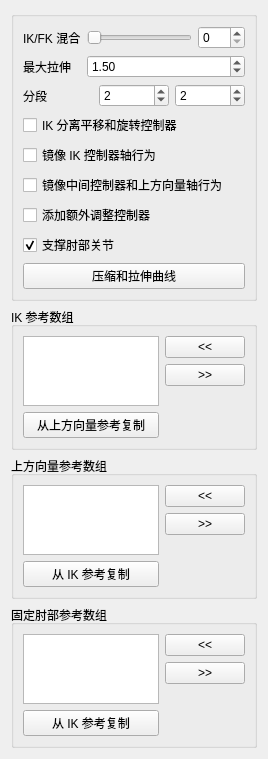
<?xml version="1.0" encoding="UTF-8"?>
<ui version="4.0">
 <class>Form</class>
 <widget class="QWidget" name="Form">
  <property name="geometry">
   <rect>
    <x>0</x>
    <y>0</y>
    <width>268</width>
    <height>699</height>
   </rect>
  </property>
  <property name="windowTitle">
   <string>表单</string>
  </property>
  <layout class="QGridLayout" name="gridLayout">
   <item row="0" column="0">
    <widget class="QGroupBox" name="groupBox">
     <property name="title">
      <string/>
     </property>
     <layout class="QGridLayout" name="gridLayout_2">
      <item row="0" column="0">
       <layout class="QVBoxLayout" name="verticalLayout">
        <item>
         <layout class="QFormLayout" name="formLayout">
          <property name="fieldGrowthPolicy">
           <enum>QFormLayout::AllNonFixedFieldsGrow</enum>
          </property>
          <item row="0" column="0">
           <widget class="QLabel" name="ikfk_label">
            <property name="text">
             <string>IK/FK 混合</string>
            </property>
           </widget>
          </item>
          <item row="0" column="1">
           <layout class="QHBoxLayout" name="horizontalLayout_3">
            <item>
             <widget class="QSlider" name="ikfk_slider">
              <property name="minimumSize">
               <size>
                <width>0</width>
                <height>15</height>
               </size>
              </property>
              <property name="maximum">
               <number>100</number>
              </property>
              <property name="orientation">
               <enum>Qt::Horizontal</enum>
              </property>
             </widget>
            </item>
            <item>
             <widget class="QSpinBox" name="ikfk_spinBox">
              <property name="maximum">
               <number>100</number>
              </property>
             </widget>
            </item>
           </layout>
          </item>
          <item row="1" column="0">
           <widget class="QLabel" name="maxStretch_label">
            <property name="sizePolicy">
             <sizepolicy hsizetype="MinimumExpanding" vsizetype="MinimumExpanding">
              <horstretch>0</horstretch>
              <verstretch>0</verstretch>
             </sizepolicy>
            </property>
            <property name="text">
             <string>最大拉伸</string>
            </property>
           </widget>
          </item>
          <item row="1" column="1">
           <widget class="QDoubleSpinBox" name="maxStretch_spinBox">
            <property name="sizePolicy">
             <sizepolicy hsizetype="MinimumExpanding" vsizetype="Fixed">
              <horstretch>0</horstretch>
              <verstretch>0</verstretch>
             </sizepolicy>
            </property>
            <property name="minimum">
             <double>1.000000000000000</double>
            </property>
            <property name="value">
             <double>1.500000000000000</double>
            </property>
           </widget>
          </item>
         </layout>
        </item>
        <item>
         <layout class="QHBoxLayout" name="horizontalLayout">
          <item>
           <widget class="QLabel" name="divisions_label">
            <property name="text">
             <string>分段</string>
            </property>
           </widget>
          </item>
          <item>
           <widget class="QSpinBox" name="div0_spinBox">
            <property name="minimum">
             <number>0</number>
            </property>
            <property name="value">
             <number>2</number>
            </property>
           </widget>
          </item>
          <item>
           <widget class="QSpinBox" name="div1_spinBox">
            <property name="minimum">
             <number>0</number>
            </property>
            <property name="value">
             <number>2</number>
            </property>
           </widget>
          </item>
         </layout>
        </item>
        <item>
         <widget class="QCheckBox" name="ikTR_checkBox">
          <property name="text">
           <string>IK 分离平移和旋转控制器</string>
          </property>
         </widget>
        </item>
        <item>
         <widget class="QCheckBox" name="mirrorIK_checkBox">
          <property name="toolTip">
           <string extracomment="This option set the axis of the mid CTL (elbow) and the up vector control to move in a mirror behaviour ">设置中间控制器(肘部)和上方向向量控制器以镜像方式移动的轴行为 </string>
          </property>
          <property name="statusTip">
           <string extracomment="This option set the axis of the mid CTL (elbow) and the up vector control to move in a mirror behaviour ">设置中间控制器(肘部)和上方向向量控制器以镜像方式移动的轴行为 </string>
          </property>
          <property name="whatsThis">
           <string>设置中间控制器(肘部)和上方向向量控制器以镜像方式移动的轴行为 </string>
          </property>
          <property name="text">
           <string>镜像 IK 控制器轴行为</string>
          </property>
         </widget>
        </item>
        <item>
         <widget class="QCheckBox" name="mirrorMid_checkBox">
          <property name="toolTip">
           <string extracomment="This option set the axis of the mid CTL (elbow) and the up vector control to move in a mirror behaviour ">设置中间控制器(肘部)和上方向向量控制器以镜像方式移动的轴行为 </string>
          </property>
          <property name="statusTip">
           <string extracomment="This option set the axis of the mid CTL (elbow) and the up vector control to move in a mirror behaviour ">设置中间控制器(肘部)和上方向向量控制器以镜像方式移动的轴行为 </string>
          </property>
          <property name="whatsThis">
           <string>设置中间控制器(肘部)和上方向向量控制器以镜像方式移动的轴行为 </string>
          </property>
          <property name="text">
           <string>镜像中间控制器和上方向量轴行为</string>
          </property>
         </widget>
        </item>
        <item>
         <widget class="QCheckBox" name="extraTweak_checkBox">
          <property name="toolTip">
           <string extracomment="This option set the axis of the mid CTL (elbow) and the up vector control to move in a mirror behaviour ">设置中间控制器(肘部)和上方向向量控制器以镜像方式移动的轴行为 </string>
          </property>
          <property name="statusTip">
           <string extracomment="This option set the axis of the mid CTL (elbow) and the up vector control to move in a mirror behaviour ">设置中间控制器(肘部)和上方向向量控制器以镜像方式移动的轴行为 </string>
          </property>
          <property name="whatsThis">
           <string>设置中间控制器(肘部)和上方向向量控制器以镜像方式移动的轴行为 </string>
          </property>
          <property name="text">
           <string>添加额外调整控制器</string>
          </property>
         </widget>
        </item>
        <item>
         <widget class="QCheckBox" name="supportJoints_checkBox">
          <property name="toolTip">
           <string extracomment="This option set the axis of the mid CTL (elbow) and the up vector control to move in a mirror behaviour ">设置中间控制器(肘部)和上方向向量控制器以镜像方式移动的轴行为 </string>
          </property>
          <property name="statusTip">
           <string extracomment="This option set the axis of the mid CTL (elbow) and the up vector control to move in a mirror behaviour ">设置中间控制器(肘部)和上方向向量控制器以镜像方式移动的轴行为 </string>
          </property>
          <property name="whatsThis">
           <string>设置中间控制器(肘部)和上方向向量控制器以镜像方式移动的轴行为 </string>
          </property>
          <property name="text">
           <string>支撑肘部关节</string>
          </property>
          <property name="checked">
           <bool>true</bool>
          </property>
         </widget>
        </item>
        <item>
         <layout class="QHBoxLayout" name="horizontalLayout_2">
          <item>
           <widget class="QPushButton" name="squashStretchProfile_pushButton">
            <property name="text">
             <string>压缩和拉伸曲线</string>
            </property>
           </widget>
          </item>
         </layout>
        </item>
       </layout>
      </item>
     </layout>
    </widget>
   </item>
   <item row="1" column="0">
    <widget class="QGroupBox" name="ikRefArray_groupBox">
     <property name="title">
      <string>IK 参考数组</string>
     </property>
     <layout class="QGridLayout" name="gridLayout_3">
      <item row="0" column="0">
       <layout class="QHBoxLayout" name="ikRefArray_horizontalLayout">
        <item>
         <layout class="QVBoxLayout" name="ikRefArray_verticalLayout_1">
          <item>
           <widget class="QListWidget" name="ikRefArray_listWidget">
            <property name="dragDropOverwriteMode">
             <bool>true</bool>
            </property>
            <property name="dragDropMode">
             <enum>QAbstractItemView::InternalMove</enum>
            </property>
            <property name="defaultDropAction">
             <enum>Qt::MoveAction</enum>
            </property>
            <property name="alternatingRowColors">
             <bool>true</bool>
            </property>
            <property name="selectionMode">
             <enum>QAbstractItemView::ExtendedSelection</enum>
            </property>
            <property name="selectionRectVisible">
             <bool>false</bool>
            </property>
           </widget>
          </item>
          <item>
           <widget class="QPushButton" name="ikRefArray_copyRef_pushButton">
            <property name="text">
             <string>从上方向量参考复制</string>
            </property>
           </widget>
          </item>
         </layout>
        </item>
        <item>
         <layout class="QVBoxLayout" name="ikRefArray_verticalLayout_2">
          <item>
           <widget class="QPushButton" name="ikRefArrayAdd_pushButton">
            <property name="text">
             <string>&lt;&lt;</string>
            </property>
           </widget>
          </item>
          <item>
           <widget class="QPushButton" name="ikRefArrayRemove_pushButton">
            <property name="text">
             <string>&gt;&gt;</string>
            </property>
           </widget>
          </item>
          <item>
           <spacer name="ikRefArray_verticalSpacer">
            <property name="orientation">
             <enum>Qt::Vertical</enum>
            </property>
            <property name="sizeHint" stdset="0">
             <size>
              <width>20</width>
              <height>40</height>
             </size>
            </property>
           </spacer>
          </item>
         </layout>
        </item>
       </layout>
      </item>
     </layout>
    </widget>
   </item>
   <item row="2" column="0">
    <widget class="QGroupBox" name="upvRefArray_groupBox">
     <property name="title">
      <string>上方向量参考数组</string>
     </property>
     <layout class="QGridLayout" name="gridLayout_5">
      <item row="0" column="0">
       <layout class="QHBoxLayout" name="upvRefArray_horizontalLayout">
        <item>
         <layout class="QVBoxLayout" name="upvRefArray_verticalLayout_1">
          <item>
           <widget class="QListWidget" name="upvRefArray_listWidget">
            <property name="dragDropOverwriteMode">
             <bool>true</bool>
            </property>
            <property name="dragDropMode">
             <enum>QAbstractItemView::InternalMove</enum>
            </property>
            <property name="defaultDropAction">
             <enum>Qt::MoveAction</enum>
            </property>
            <property name="alternatingRowColors">
             <bool>true</bool>
            </property>
            <property name="selectionMode">
             <enum>QAbstractItemView::ExtendedSelection</enum>
            </property>
            <property name="selectionRectVisible">
             <bool>false</bool>
            </property>
           </widget>
          </item>
          <item>
           <widget class="QPushButton" name="upvRefArray_copyRef_pushButton">
            <property name="text">
             <string>从 IK 参考复制</string>
            </property>
           </widget>
          </item>
         </layout>
        </item>
        <item>
         <layout class="QVBoxLayout" name="upvRefArray_verticalLayout_2">
          <item>
           <widget class="QPushButton" name="upvRefArrayAdd_pushButton">
            <property name="text">
             <string>&lt;&lt;</string>
            </property>
           </widget>
          </item>
          <item>
           <widget class="QPushButton" name="upvRefArrayRemove_pushButton">
            <property name="text">
             <string>&gt;&gt;</string>
            </property>
           </widget>
          </item>
          <item>
           <spacer name="upvRefArray_verticalSpacer">
            <property name="orientation">
             <enum>Qt::Vertical</enum>
            </property>
            <property name="sizeHint" stdset="0">
             <size>
              <width>20</width>
              <height>40</height>
             </size>
            </property>
           </spacer>
          </item>
         </layout>
        </item>
       </layout>
      </item>
     </layout>
    </widget>
   </item>
   <item row="3" column="0">
    <widget class="QGroupBox" name="pinRefArray_groupBox">
     <property name="title">
      <string>固定肘部参考数组</string>
     </property>
     <layout class="QGridLayout" name="gridLayout_4">
      <item row="0" column="0">
       <layout class="QHBoxLayout" name="pinRefArray_horizontalLayout">
        <item>
         <layout class="QVBoxLayout" name="pinRefArray_verticalLayout">
          <item>
           <widget class="QListWidget" name="pinRefArray_listWidget">
            <property name="dragDropOverwriteMode">
             <bool>true</bool>
            </property>
            <property name="dragDropMode">
             <enum>QAbstractItemView::InternalMove</enum>
            </property>
            <property name="defaultDropAction">
             <enum>Qt::MoveAction</enum>
            </property>
            <property name="alternatingRowColors">
             <bool>true</bool>
            </property>
            <property name="selectionMode">
             <enum>QAbstractItemView::ExtendedSelection</enum>
            </property>
            <property name="selectionRectVisible">
             <bool>false</bool>
            </property>
           </widget>
          </item>
          <item>
           <widget class="QPushButton" name="pinRefArray_copyRef_pushButton">
            <property name="text">
             <string>从 IK 参考复制</string>
            </property>
           </widget>
          </item>
         </layout>
        </item>
        <item>
         <layout class="QVBoxLayout" name="pinRefArray_verticalLayout_2">
          <item>
           <widget class="QPushButton" name="pinRefArrayAdd_pushButton">
            <property name="text">
             <string>&lt;&lt;</string>
            </property>
           </widget>
          </item>
          <item>
           <widget class="QPushButton" name="pinRefArrayRemove_pushButton">
            <property name="text">
             <string>&gt;&gt;</string>
            </property>
           </widget>
          </item>
          <item>
           <spacer name="pinRefArray_verticalSpacer">
            <property name="orientation">
             <enum>Qt::Vertical</enum>
            </property>
            <property name="sizeHint" stdset="0">
             <size>
              <width>20</width>
              <height>40</height>
             </size>
            </property>
           </spacer>
          </item>
         </layout>
        </item>
       </layout>
      </item>
     </layout>
    </widget>
   </item>
  </layout>
 </widget>
 <resources/>
 <connections>
  <connection>
   <sender>ikfk_slider</sender>
   <signal>sliderMoved(int)</signal>
   <receiver>ikfk_spinBox</receiver>
   <slot>setValue(int)</slot>
   <hints>
    <hint type="sourcelabel">
     <x>144</x>
     <y>47</y>
    </hint>
    <hint type="destinationlabel">
     <x>220</x>
     <y>45</y>
    </hint>
   </hints>
  </connection>
  <connection>
   <sender>ikfk_spinBox</sender>
   <signal>valueChanged(int)</signal>
   <receiver>ikfk_slider</receiver>
   <slot>setValue(int)</slot>
   <hints>
    <hint type="sourcelabel">
     <x>222</x>
     <y>37</y>
    </hint>
    <hint type="destinationlabel">
     <x>182</x>
     <y>37</y>
    </hint>
   </hints>
  </connection>
 </connections>
</ui>
